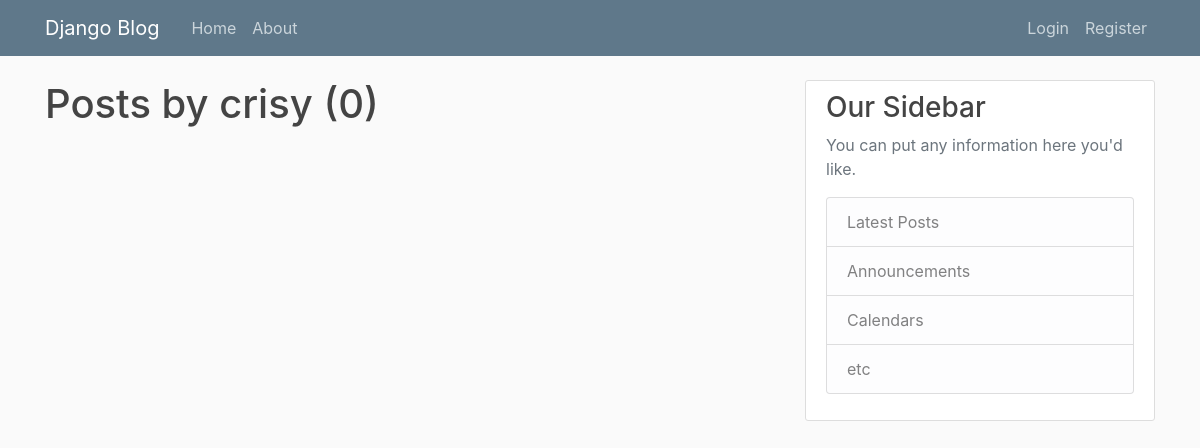
Page /user/crisy on the earlier database version.
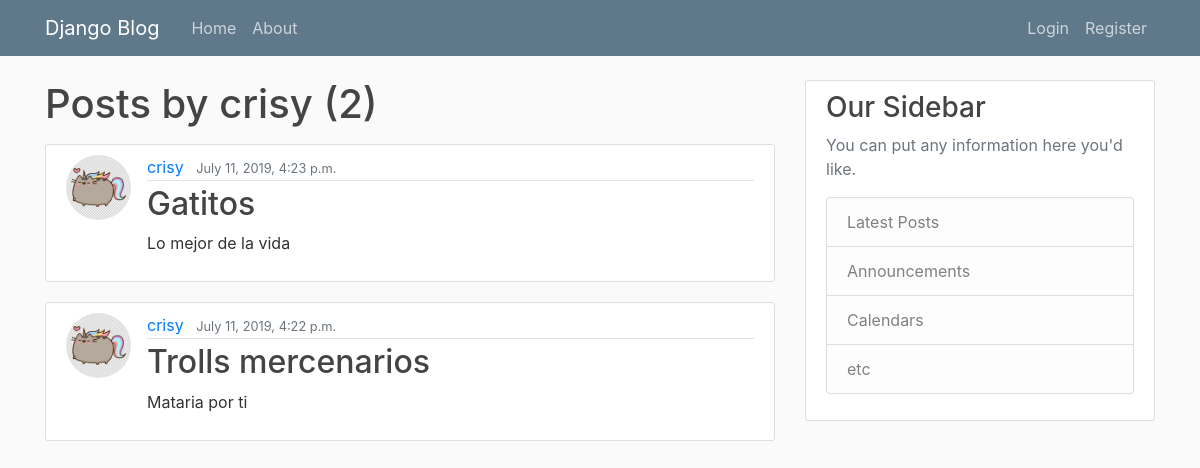
Same page on the later database version.
### blog/models.py (models this page shows, shortened)
class Post(models.Model):
    titulo = models.CharField(max_length=100)
    contenido = models.TextField()
    fecha = models.DateTimeField(auto_now_add=True)
    autor = models.ForeignKey(User, on_delete=models.CASCADE)

### users/models.py (models this page shows, shortened)
class Profile(models.Model):
    user = models.OneToOneField(User, on_delete=models.CASCADE)
    image = models.ImageField(default='default.jpg', upload_to='profile_pics')

### blog/views.py (the view)
# urls.py: path('user/<str:username>', UserPostListView.as_view(), name='user-posts'),
class UserPostListView(ListView):
    model = Post
    template_name = 'blog/user_posts.html'
    context_object_name = 'posts'
    ordering = ['-fecha']
    paginate_by = 3
    def get_queryset(self):
        user = get_object_or_404(User, username=self.kwargs.get('username'))
        return Post.objects.filter(autor=user).order_by('-fecha')

### blog/templates/blog/user_posts.html (shortened to what this page needs)
{% extends "blog/base.html" %}
{% block content %}
<h1 class="mb-3">Posts by {{ view.kwargs.username }} ({{ page_obj.paginator.count }})</h1>
    {% for post in posts %}
        <article class="media content-section">
            <img class="rounded-circle article-img" src="{{ post.autor.profile.image.url }}">
            <div class="media-body">
                <div class="article-metadata">
                    <a class="mr-2" href="{% url 'user-posts' post.autor.username %}">{{ post.autor }}</a>
                    <small class="text-muted">{{ post.fecha }}</small>
                </div>
                <h2><a class="article-title" href="{% url 'post-detail' post.id %}">{{ post.titulo }}</a></h2>
                <p class="article-content">{{ post.contenido }}</p>
            </div>
        </article>
    {% endfor %}
{% endblock content %}

Differences in the rows shown:
added Post: autor.profile.image (picture), autor "crisy", fecha "July 11, 2019, 4:23 p.m.", titulo "Gatitos", contenido "Lo mejor de la vida"
added Post: autor.profile.image (picture), autor "crisy", fecha "July 11, 2019, 4:22 p.m.", titulo "Trolls mercenarios", contenido "Mataria por ti"
Other differences:
{{ page_obj.paginator.count }}: "0" → "2"
